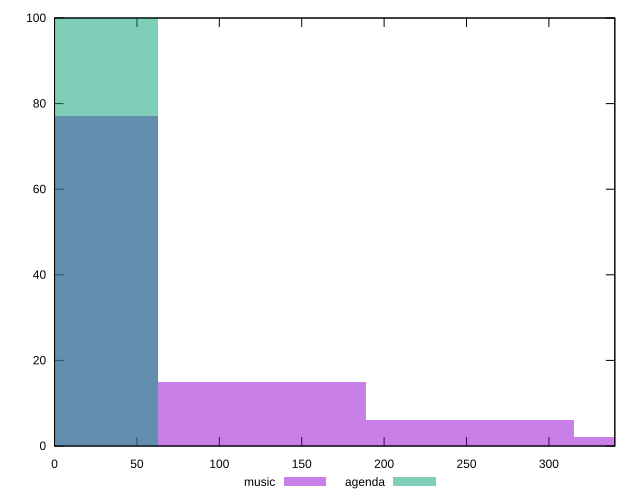

The script that saved this image:
reset

$music <<EOF
126.01274232161555 15
0 77
252.0254846432311 6
378.0382269648467 2
EOF

$agenda <<EOF
0 100
EOF

set key outside below
set boxwidth 126.01274232161555
set xrange [0:340]
set yrange [0:100]
set trange [0:100]
set style fill transparent solid 0.5 noborder
set terminal svg size 640, 500 enhanced background rgb 'white'
set output "reports/report_00030_2021-02-24T20-42-31.540Z/unminified-javascript/comparison/histogram/0_vs_1.svg"

plot $music title "music" with boxes, \
     $agenda title "agenda" with boxes

reset
